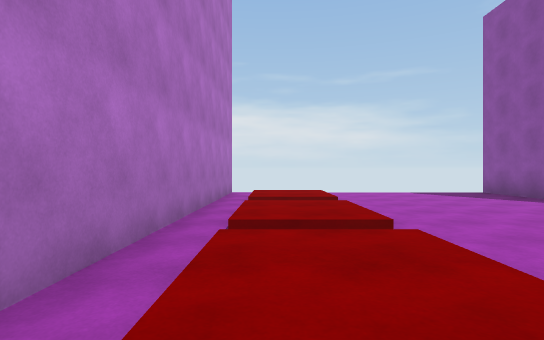
View 1 (above)

18 first-person views from a walk through a 3-D level made in the Unity game engine. The camera is 1.3 m above the floor, looks level and sees 80° across. The floor is counted in squares, 2 m on a side. Each view is taken from the middle of a square. On the plan, view 1 faces up. The plan holds only what a view shows up to about 10 squares ahead; the rest is blank. The player is left out. Surface patterns are stand-ins for the level's own textures.

View 2
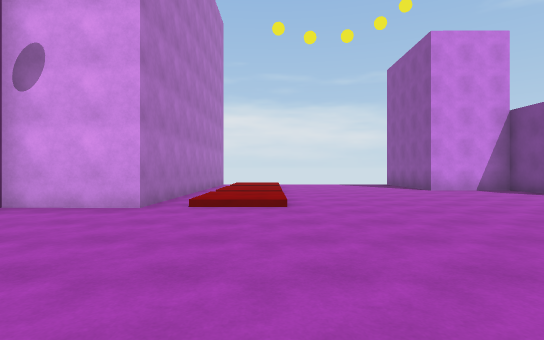

View 3
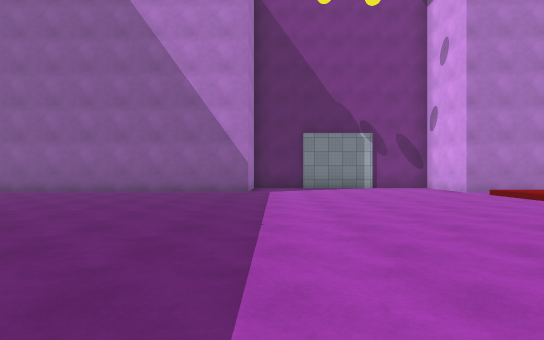

View 4
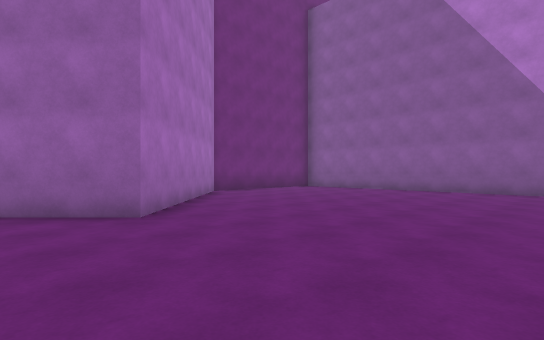

View 5
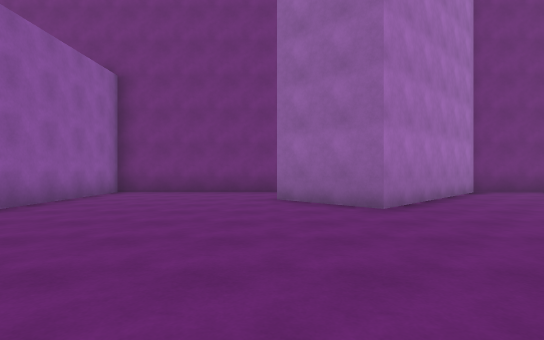

View 6
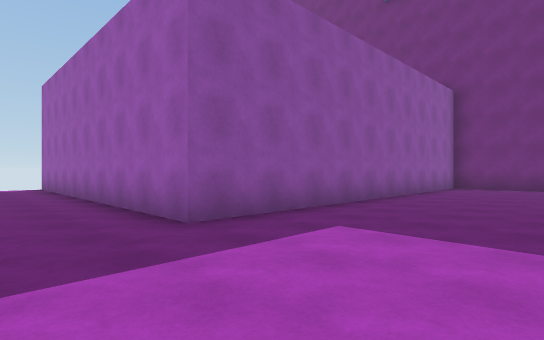

View 7
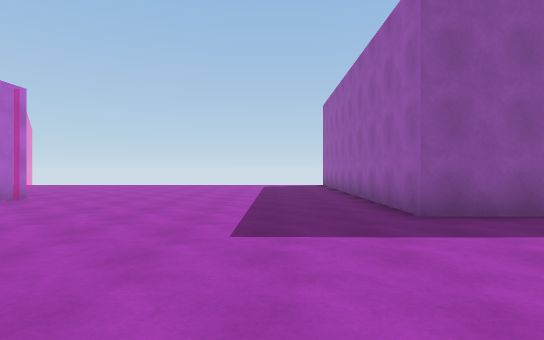

View 8
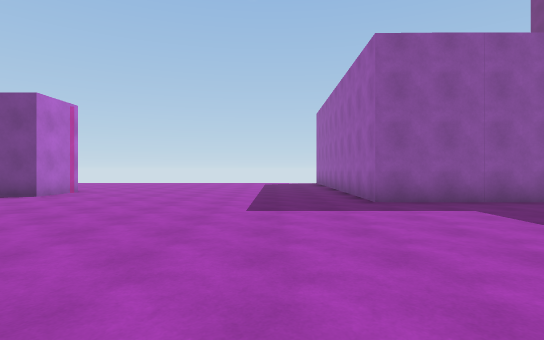

View 9
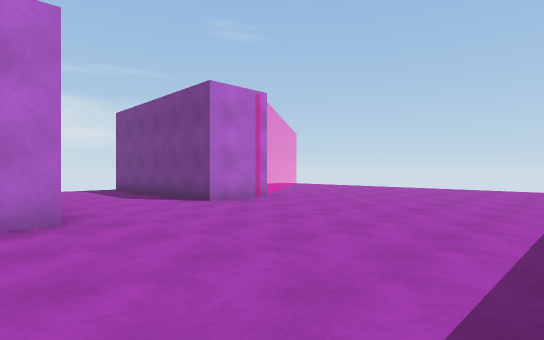

View 10
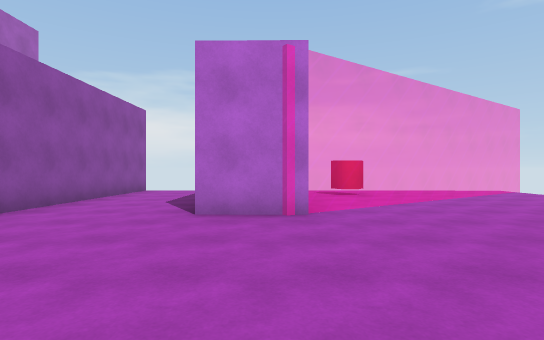

View 11
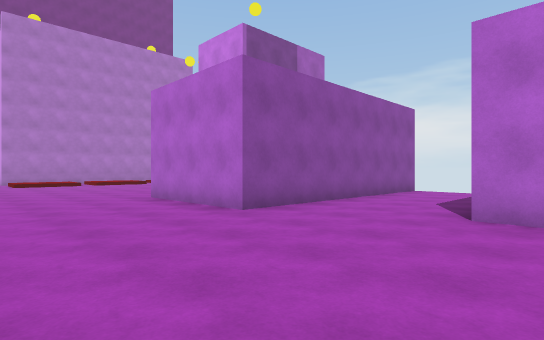

View 12
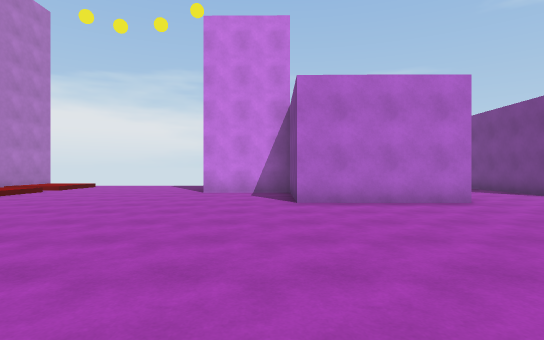

View 13
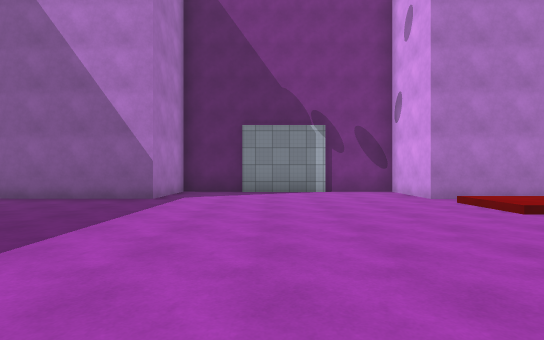

View 14
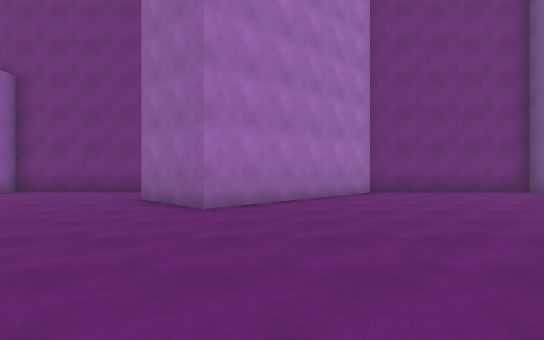

View 15
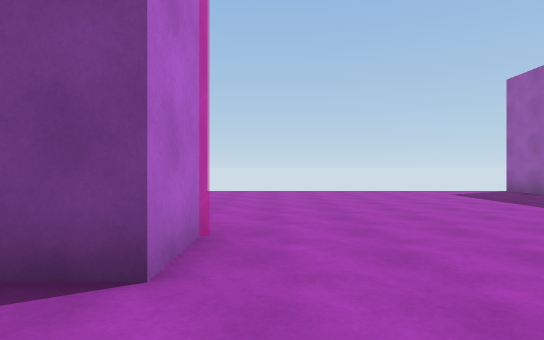

View 16
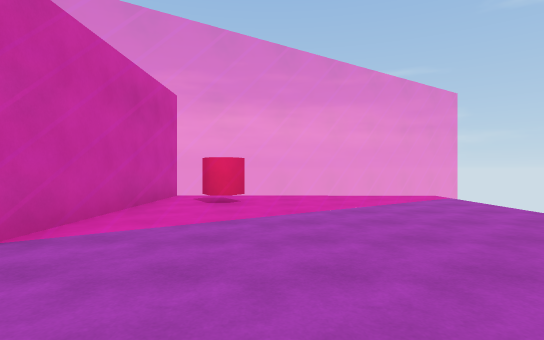

View 17
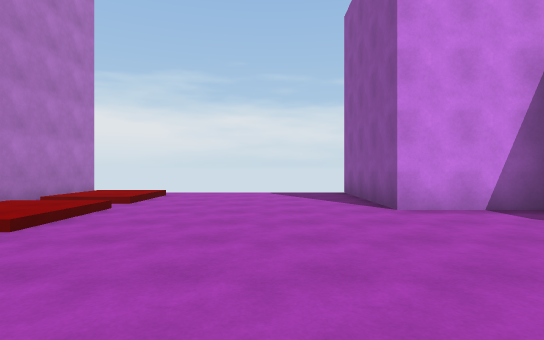

View 18
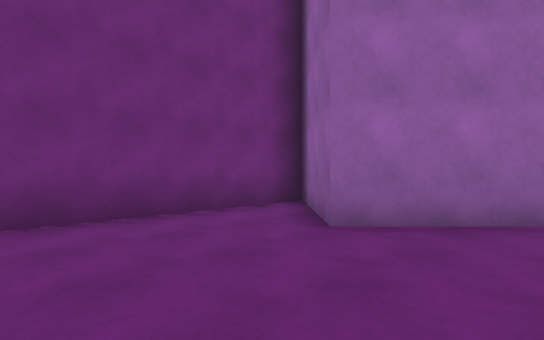

### Floor plan
Key: @ floor where view 1 was taken; # wall or solid block; x gap in a wall; . main floor; : floor 0.25 m higher than the main floor; / step, stairs or slope; = window, fence, low wall or low ledge.
Columns run from 4 left of view 1 to 23 right of it. Each row starts with its distance up from view 1.
 10   #
  9   #. .....#     #..      #==
  8   #.::....#     #..####..==.
  7   #.::....#     #..####===..
  6   #.......####  #..###==....
  5   #.::.......#  #..##==....
  4   #.::.......#  #..#=......
  3   #.//.......####..........
  2   #.::.....................
  1 ###.::.....................
  0 #...@......................
 -1 #..........................
 -2 #..........................
 -3 #..........................
 -4 #.................####.....x
 -5 #.................#  ######
 -6 ## ...............#
 -7   #...............#
 -8   #...............#
 -9   #...............#
-10   #...............#
-11   #........=......#
-12   #.......=##.....#
-13   #......=###.....#
-14   #.....=# #......#
-15   #######  ########

Positions as (right, up) in squares from view 1, and headings:
1: (0, 0), facing up
2: (1, -5), facing up
3: (8, -5), facing left
4: (9, -6), facing down-left
5: (9, -5), facing down
6: (10, -2), facing down-right
7: (9, -2), facing right
8: (7, -2), facing right
9: (11, -2), facing up-right
10: (16, -1), facing up
11: (16, -1), facing up-left
12: (8, -4), facing up
13: (6, -3), facing left
14: (6, -5), facing down
15: (13, 3), facing right
16: (19, 1), facing up
17: (4, 0), facing up
18: (12, -10), facing down-left
